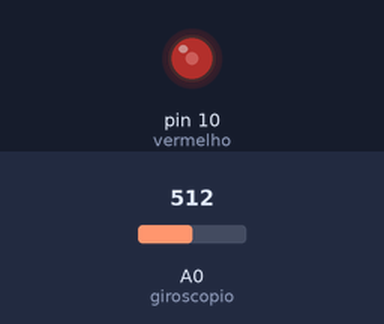
Bench run of a sketch on a simulated Arduino Uno, built with avr-gcc and run on an emulated ATmega328P. Shown: output pins drawn as LEDs (lit = HIGH). Inputs (shaded band) come from the test bench; at power-on: A0 (giroscopio) = 512.

Above: at 1.2 s.
1.3 s: A0 (giroscopio) set to 306
At 2.2 s:
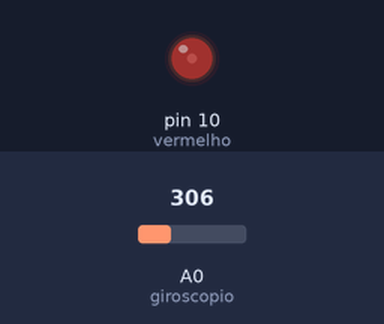
2.8 s: A0 (giroscopio) set to 0
At 3.4 s:
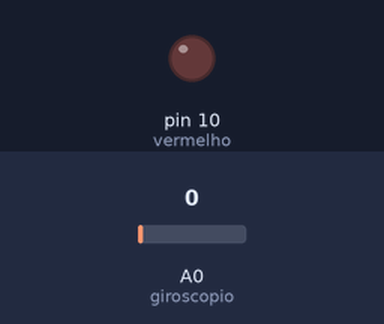
4.3 s: A0 (giroscopio) set to 4
5.8 s: A0 (giroscopio) set to 7
At 6.9 s:
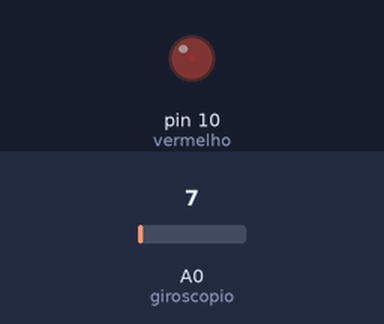
7.3 s: A0 (giroscopio) set to 900
At 8.0 s:
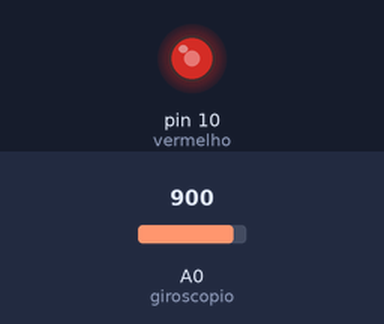
Timing chart, 0 to 9.8 s (numbered marks = the images above; inputs shaded):
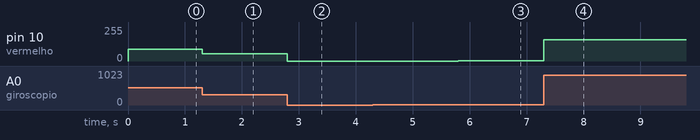

The sketch:

PotenciometroExemploAnalogico.ino
```cpp
#define vermelho 10
const int giroscopio = A0;

void setup() {
  pinMode(vermelho, OUTPUT);
  pinMode(giroscopio, INPUT);
}

void loop() {
  int grau = analogRead(giroscopio);
  int brilho = map(grau, 0, 1023, 0, 180);
  analogWrite(vermelho, brilho);
}
```

Measured:
- after the input at 1.3 s, pin 10 (vermelho): 90/255 → 53/255 at once
- after the input at 2.8 s, pin 10 (vermelho): 53/255 → 0/255 at once
- after the input at 4.3 s, every drawn part: stays the same
- after the input at 5.8 s, pin 10 (vermelho): 0/255 → 1/255 at once
- after the input at 7.3 s, pin 10 (vermelho): 1/255 → 158/255 at once
